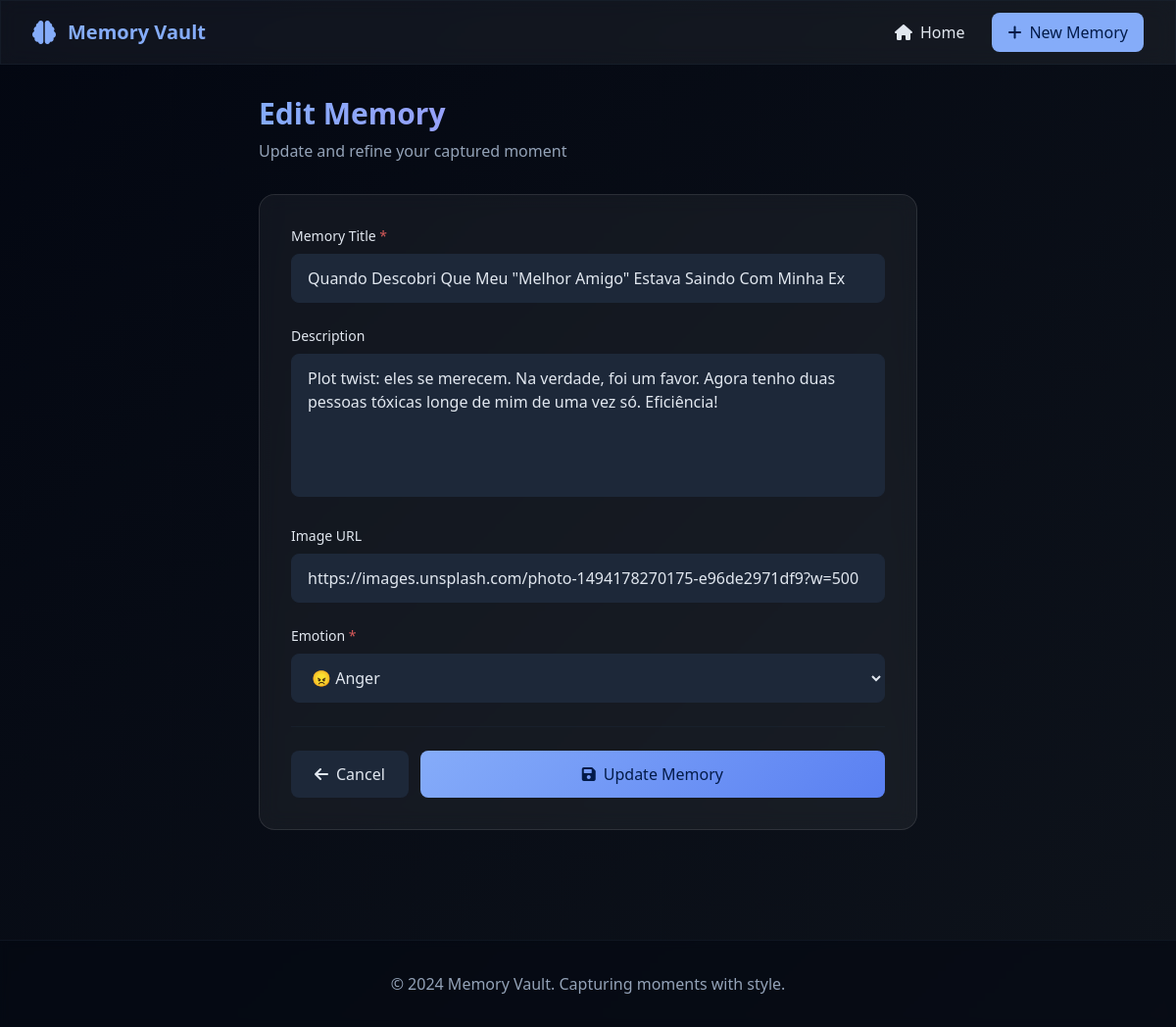
/edit/61, run on the app's committed database.
### tables this page shows
CREATE TABLE memories (
            id INTEGER PRIMARY KEY AUTOINCREMENT,
            title TEXT NOT NULL,
            description TEXT,
            image TEXT,
            emotion TEXT NOT NULL
        );

### main.py (the view, shortened to what this page needs)
@app.route('/edit/<int:memory_id>', methods=['GET', 'POST'])
def edit(memory_id):
    memory = get_memory(memory_id)
    if memory is None:
        flash('Memory not found!')
        return redirect(url_for('index'))
    return render_template('edit.html', memory=memory)

### main.py (called while the page is built)
def get_db_connection():
    conn = sqlite3.connect('memories.db')
    conn.row_factory = sqlite3.Row
    return conn

def get_memory(memory_id):
    conn = get_db_connection()
    memory = conn.execute('SELECT * FROM memories WHERE id = ?', (memory_id,)).fetchone()
    conn.close()
    return memory

### templates/edit.html (shortened to what this page needs)
{% extends "base.html" %}
{% block content %}
<div class="max-w-2xl mx-auto">
    <div class="mb-8">
        <h1 class="text-3xl font-bold bg-gradient-to-r from-primary to-purple-400 bg-clip-text text-transparent mb-2">
        </h1>
        <p class="text-muted-foreground">Update and refine your captured moment</p>
    </div>
    <div class="glass-effect rounded-2xl p-8">
        <form method="POST" class="space-y-6">
            <div>
                <label for="title" class="block text-sm font-medium text-foreground mb-2">
                    Memory Title <span class="text-destructive">*</span>
                </label>
                <input type="text"
                       id="title"
                       name="title"
                       value="{{ memory.title }}"
                       required
                       class="w-full px-4 py-3 bg-input border border-border rounded-lg text-foreground placeholder-muted-foreground focus:ring-2 focus:ring-primary focus:border-transparent transition-all">
            </div>
            <div>
                <label for="description" class="block text-sm font-medium text-foreground mb-2">
                    Description
                </label>
                <textarea id="description"
                          name="description"
                          rows="5"
                          class="w-full px-4 py-3 bg-input border border-border rounded-lg text-foreground placeholder-muted-foreground focus:ring-2 focus:ring-primary focus:border-transparent transition-all resize-none">{{ memory.description }}</textarea>
            </div>
            <div>
                <label for="image" class="block text-sm font-medium text-foreground mb-2">
                    Image URL
                </label>
                <input type="url"
                       id="image"
                       name="image"
                       value="{{ memory.image }}"
                       class="w-full px-4 py-3 bg-input border border-border rounded-lg text-foreground placeholder-muted-foreground focus:ring-2 focus:ring-primary focus:border-transparent transition-all">
            </div>
            <div>
                <label for="emotion" class="block text-sm font-medium text-foreground mb-2">
                    Emotion <span class="text-destructive">*</span>
                </label>
                <select id="emotion"
                        name="emotion"
                        required
                        class="w-full px-4 py-3 bg-input border border-border rounded-lg text-foreground focus:ring-2 focus:ring-primary focus:border-transparent transition-all">
                    <option value="anger" {% if memory.emotion == 'anger' %}selected{% endif %}>😠 Anger</option>
                </select>
            </div>
            <div class="flex flex-col sm:flex-row gap-3 pt-6 border-t border-border/40">
                <a href="{{ url_for('view', memory_id=memory.id) }}"
                   class="flex items-center justify-center space-x-2 px-6 py-3 bg-secondary hover:bg-secondary/80 text-secondary-foreground rounded-lg transition-colors">
                    <i class="fas fa-arrow-left"></i>
                    <span>Cancel</span>
                </a>
                <button type="submit"
                        class="flex-1 btn-primary px-6 py-3 rounded-lg font-medium flex items-center justify-center space-x-2 hover-lift">
                    <i class="fas fa-save"></i>
                    <span>Update Memory</span>
                </button>
            </div>
        </form>
    </div>
</div>
{% endblock %}

### templates/base.html (style rules this page uses)
body { background: linear-gradient(135deg, hsl(224, 71%, 4%) 0%, hsl(217, 32%, 8%) 100%); min-height: 100vh; }
.glass-effect { background: rgba(255, 255, 255, 0.05); backdrop-filter: blur(10px); border: 1px solid rgba(255, 255, 255, 0.1); }
.hover-lift { transition: all 0.3s ease; }
.btn-primary { background: linear-gradient(135deg, hsl(220, 91%, 75%) 0%, hsl(225, 85%, 65%) 100%); color: hsl(220, 91%, 15%); border: none; transition: all 0.3s ease; }

### data on the page
memories: title "Quando Descobri Que Meu \"Melhor Amigo\" Estava Saindo Com Minha Ex", description "Plot twist: eles se merecem. Na verdade, foi um favor. Agora tenho duas pessoas tóxicas longe de mim de uma vez só. Eficiência!", image "https://images.unsplash.com/photo-1494178270175-e96de2971df9?w=500", emotion "😠 Anger"
